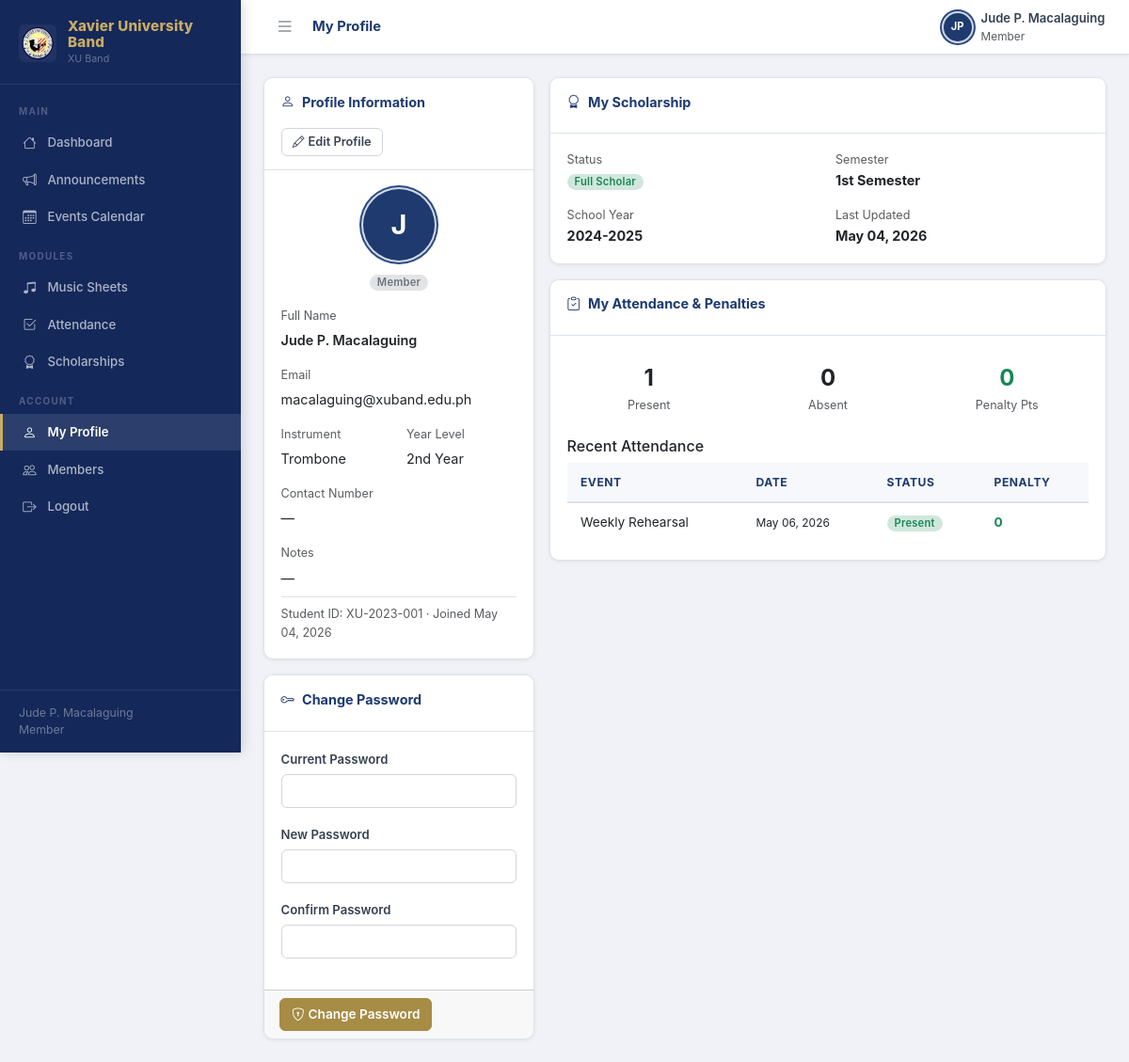
Screenshot of /profile.php (signed in) with the database file from the repository.
### tables this page shows
CREATE TABLE IF NOT EXISTS users (
    id INT AUTO_INCREMENT PRIMARY KEY,
    name VARCHAR(100) NOT NULL,
    email VARCHAR(150) NOT NULL UNIQUE,
    password_hash VARCHAR(255) NOT NULL,
    role ENUM('moderator','officer','member') NOT NULL DEFAULT 'member',
    instrument VARCHAR(100) DEFAULT NULL,
    year_level VARCHAR(20) DEFAULT NULL,
    student_id VARCHAR(50) DEFAULT NULL,
    contact_number VARCHAR(20) DEFAULT NULL,
    status ENUM('active','inactive') NOT NULL DEFAULT 'active',
    profile_notes TEXT DEFAULT NULL,
    avatar_path VARCHAR(255) DEFAULT NULL,
    scholarship_status ENUM('Not Scholar','Half Scholar','Full Scholar') NOT NULL DEFAULT 'Not Scholar',
    created_at DATETIME NOT NULL DEFAULT CURRENT_TIMESTAMP,
    updated_at DATETIME NOT NULL DEFAULT CURRENT_TIMESTAMP ON UPDATE CURRENT_TIMESTAMP
);

CREATE TABLE IF NOT EXISTS scholarships (
    id INT AUTO_INCREMENT PRIMARY KEY,
    term_id INT NOT NULL,
    user_id INT NOT NULL,
    status ENUM('Full Scholar','Half Scholar','Not Scholar') NOT NULL DEFAULT 'Not Scholar',
    updated_by INT DEFAULT NULL,
    updated_at DATETIME NOT NULL DEFAULT CURRENT_TIMESTAMP ON UPDATE CURRENT_TIMESTAMP,
    UNIQUE KEY unique_scholarship (term_id, user_id),
    FOREIGN KEY (term_id) REFERENCES scholarship_terms(id) ON DELETE CASCADE,
    FOREIGN KEY (user_id) REFERENCES users(id) ON DELETE CASCADE,
    FOREIGN KEY (updated_by) REFERENCES users(id) ON DELETE SET NULL
);

CREATE TABLE IF NOT EXISTS scholarship_terms (
    id INT AUTO_INCREMENT PRIMARY KEY,
    school_year_id INT NOT NULL,
    term ENUM('1st Semester','2nd Semester','Intersession') NOT NULL,
    UNIQUE KEY unique_term (school_year_id, term),
    FOREIGN KEY (school_year_id) REFERENCES school_years(id) ON DELETE CASCADE
);

CREATE TABLE IF NOT EXISTS school_years (
    id INT AUTO_INCREMENT PRIMARY KEY,
    label VARCHAR(50) NOT NULL UNIQUE,
    created_by INT NOT NULL,
    created_at DATETIME NOT NULL DEFAULT CURRENT_TIMESTAMP,
    FOREIGN KEY (created_by) REFERENCES users(id) ON DELETE CASCADE
);

CREATE TABLE IF NOT EXISTS penalty_summary (
    id INT AUTO_INCREMENT PRIMARY KEY,
    user_id INT NOT NULL UNIQUE,
    total_points INT NOT NULL DEFAULT 0,
    last_computed DATETIME NOT NULL DEFAULT CURRENT_TIMESTAMP,
    FOREIGN KEY (user_id) REFERENCES users(id) ON DELETE CASCADE
);

CREATE TABLE IF NOT EXISTS attendance (
    id INT AUTO_INCREMENT PRIMARY KEY,
    user_id INT NOT NULL,
    event_id INT NOT NULL,
    status ENUM('present','absent','late') NOT NULL DEFAULT 'absent',
    penalty_points INT NOT NULL DEFAULT 0,
    remarks VARCHAR(255) DEFAULT NULL,
    recorded_by INT DEFAULT NULL,
    created_at DATETIME NOT NULL DEFAULT CURRENT_TIMESTAMP,
    UNIQUE KEY unique_attendance (user_id, event_id),
    FOREIGN KEY (user_id) REFERENCES users(id) ON DELETE CASCADE,
    FOREIGN KEY (event_id) REFERENCES events(id) ON DELETE CASCADE,
    FOREIGN KEY (recorded_by) REFERENCES users(id) ON DELETE SET NULL
);

CREATE TABLE IF NOT EXISTS events (
    id INT AUTO_INCREMENT PRIMARY KEY,
    title VARCHAR(200) NOT NULL,
    type ENUM('rehearsal','performance','meeting','competition','other') NOT NULL DEFAULT 'rehearsal',
    event_date DATE NOT NULL,
    event_time TIME DEFAULT NULL,
    location VARCHAR(200) DEFAULT NULL,
    description TEXT DEFAULT NULL,
    created_by INT NOT NULL,
    created_at DATETIME NOT NULL DEFAULT CURRENT_TIMESTAMP,
    FOREIGN KEY (created_by) REFERENCES users(id) ON DELETE CASCADE
);

### public/profile.php (the view, shortened to what the rows shown need)
<?php
require_once __DIR__ . '/../includes/auth.php';
require_once __DIR__ . '/../includes/db.php';
require_once __DIR__ . '/../includes/helpers.php';
require_once __DIR__ . '/../includes/layout.php';
$user = currentUser();
$profile       = dbQueryOne('SELECT * FROM users WHERE id = ?', [$user['id']]);
$myScholarship = dbQueryOne(
    'SELECT s.*, st.term, sy.label AS year_label
     FROM scholarships s
     JOIN scholarship_terms st ON st.id = s.term_id
     JOIN school_years sy ON sy.id = st.school_year_id
     WHERE s.user_id = ? ORDER BY s.id DESC LIMIT 1',
    [$user['id']]
);
$myAttendance  = dbQuery('SELECT a.*, e.title AS event_title, e.event_date, e.type FROM attendance a JOIN events e ON e.id = a.event_id WHERE a.user_id = ? ORDER BY e.event_date DESC LIMIT 10', [$user['id']]);
$myPenalty     = dbQueryOne('SELECT * FROM penalty_summary WHERE user_id = ?', [$user['id']]);
$showStats = in_array($user['role'], ['member', 'officer']);
layout_head('My Profile', 'profile');
?>
<div class="row g-3 align-items-start">
<div class="col-lg-4">
  <div class="card mb-3">
    <form method="POST" enctype="multipart/form-data" id="profileForm">
      <div class="card-body">
        <div class="text-center mb-3">
          <?php if (!empty($profile['avatar_path']) && file_exists(__DIR__ . $profile['avatar_path'])): ?>
          <img src="<?= h($profile['avatar_path']) ?>" alt="Avatar"
               id="avatarPreview"
               style="width:80px;height:80px;border-radius:50%;object-fit:cover;border:3px solid var(--xu-navy);margin-bottom:.5rem">
          <?php else: ?>
          <div class="user-avatar mx-auto mb-2" id="avatarInitials"
               style="width:80px;height:80px;font-size:1.8rem">
            <?= strtoupper(substr($profile['name'],0,1)) ?>
          </div>
          <?php endif; ?>
          <?= roleBadge($profile['role']) ?>
        </div>
        <div id="profileReadOnly">
          <div class="mb-3">
            <div class="text-muted small mb-1">Full Name</div>
            <div class="fw-semibold"><?= h($profile['name']) ?></div>
          </div>
          <div class="mb-3">
            <div class="text-muted small mb-1">Email</div>
            <div><?= h($profile['email']) ?></div>
          </div>
          <div class="row g-3 mb-3">
            <div class="col-6">
              <div class="text-muted small mb-1">Instrument</div>
              <div><?= h($profile['instrument'] ?? '—') ?></div>
            </div>
            <?php if ($user['role'] !== 'moderator'): ?>
            <div class="col-6">
              <div class="text-muted small mb-1">Year Level</div>
              <div><?= h($profile['year_level'] ?? '—') ?></div>
            </div>
            <?php endif; ?>
          </div>
          <div class="mb-3">
            <div class="text-muted small mb-1">Contact Number</div>
            <div><?= h($profile['contact_number'] ?? '—') ?></div>
          </div>
          <div class="mb-2">
            <div class="text-muted small mb-1">Notes</div>
            <div style="white-space:pre-line"><?= h($profile['profile_notes'] ?? '—') ?></div>
          </div>
          <div class="text-muted small mt-2 pt-2 border-top">
            Student ID: <?= h($profile['student_id'] ?: '—') ?> &middot; Joined <?= formatDate($profile['created_at']) ?>
          </div>
        </div>
      </div>
    </form>
  </div>
</div>
<div class="col-lg-8">
  <?php if ($showStats): ?>
  <?php if ($myScholarship && $user['role'] === 'member'): ?>
  <div class="card mb-3">
    <div class="card-header">
      <span class="card-title"><i class="bi bi-award me-2"></i>My Scholarship</span>
    </div>
    <div class="card-body">
      <div class="row g-3">
        <div class="col-6">
          <div class="text-muted small">Status</div>
          <?= scholarshipBadge($myScholarship['status']) ?>
        </div>
        <div class="col-6">
          <div class="text-muted small">Semester</div>
          <div class="fw-bold"><?= h($myScholarship['term'] ?? '—') ?></div>
        </div>
        <div class="col-6">
          <div class="text-muted small">School Year</div>
          <div class="fw-bold"><?= h($myScholarship['year_label'] ?? '—') ?></div>
        </div>
        <div class="col-6">
          <div class="text-muted small">Last Updated</div>
          <div class="fw-bold"><?= $myScholarship['updated_at'] ? formatDate($myScholarship['updated_at']) : '—' ?></div>
        </div>
      </div>
    </div>
  </div>
  <?php endif; ?>
  <div class="card mb-3">
    <div class="card-header">
      <span class="card-title"><i class="bi bi-clipboard-check me-2"></i>My Attendance &amp; Penalties</span>
    </div>
    <div class="card-body">
      <div class="row g-3 mb-3 text-center">
        <div class="col-4">
          <div class="p-2 rounded" style="background:var(--bg)">
            <div class="fw-bold" style="font-size:1.5rem;color:var(--green)">
              <?= dbQueryOne('SELECT COUNT(*) AS n FROM attendance WHERE user_id=? AND status="present"',[$user['id']])['n']??0 ?>
            </div>
            <div class="text-muted small">Present</div>
          </div>
        </div>
        <div class="col-4">
          <div class="p-2 rounded" style="background:var(--bg)">
            <div class="fw-bold" style="font-size:1.5rem;color:var(--red)">
              <?= dbQueryOne('SELECT COUNT(*) AS n FROM attendance WHERE user_id=? AND status="absent"',[$user['id']])['n']??0 ?>
            </div>
            <div class="text-muted small">Absent</div>
          </div>
        </div>
        <div class="col-4">
          <div class="p-2 rounded" style="background:var(--bg)">
            <div class="fw-bold <?= penaltyColor((float)($myPenalty['total_points']??0)) ?>" style="font-size:1.5rem">
              <?= $myPenalty['total_points'] ?? 0 ?>
            </div>
            <div class="text-muted small">Penalty Pts</div>
          </div>
        </div>
      </div>
      <h6 class="mb-2">Recent Attendance</h6>
      <?php if (!$myAttendance): ?>
      <p class="text-muted small">No records yet.</p>
      <?php else: ?>
      <div class="table-wrap">
        <table>
          <thead>
            <tr><th>Event</th><th>Date</th><th>Status</th><th>Penalty</th></tr>
          </thead>
          <tbody>
            <?php foreach ($myAttendance as $a): ?>
            <tr>
              <td><?= h($a['event_title']) ?></td>
              <td class="small"><?= formatDate($a['event_date']) ?></td>
              <td><?= statusBadge($a['att_status'] ?? $a['status']) ?></td>
              <td class="<?= penaltyColor((float)$a['penalty_points']) ?> fw-bold"><?= $a['penalty_points'] ?></td>
            </tr>
            <?php endforeach; ?>
          </tbody>
        </table>
      </div>
      <?php endif; ?>
    </div>
  </div>
  <?php endif; ?>
</div>
</div>
<?php layout_foot(); ?>

### includes/layout.php (shortened to what the rows shown need)
<?php
function layout_head(string $title = 'XUBand', string $pageKey = ''): void {
    $user = currentUser();
    $initials = strtoupper(implode('', array_map(fn($w) => $w[0], explode(' ', $user['name']))));
    $initials = substr($initials, 0, 2);
    $role = $user['role'];
    $currentPage = basename($_SERVER['PHP_SELF'], '.php');
    $isActive = fn(string $key) => ($key === $currentPage || $key === $pageKey) ? ' active' : '';
    $profile = \dbQueryOne('SELECT avatar_path FROM users WHERE id = ?', [$user['id']]);
    $avatarPath = $profile['avatar_path'] ?? '';
    $hasAvatar = !empty($avatarPath) && file_exists(__DIR__ . '/../public' . $avatarPath);
    ?>
<!DOCTYPE html>
<html lang="en">
<head>
  <link rel="stylesheet" href="/assets/css/bootstrap.min.css">
  <link rel="stylesheet" href="/assets/css/bootstrap-icons.min.css">
  <link rel="stylesheet" href="/assets/css/style.css">
</head>
<body>
<nav id="sidebar">
  <div class="sidebar-brand">
    <img src="/assets/img/xuband-logo.png" alt="XUBand Logo" class="sidebar-logo">
    <div class="sidebar-brand-text">
    </div>
  </div>
  <div class="sidebar-nav">
    <div class="sidebar-section">Main</div>
    <a href="/dashboard.php" class="sidebar-link<?= $isActive('dashboard') ?>">
    </a>
    <a href="/announcements.php" class="sidebar-link<?= $isActive('announcements') ?>">
    </a>
    <a href="/events.php" class="sidebar-link<?= $isActive('events') ?>">
    </a>
    <div class="sidebar-section">Modules</div>
    <a href="/music-sheets.php" class="sidebar-link<?= $isActive('music-sheets') ?>">
    </a>
    <a href="/attendance.php" class="sidebar-link<?= $isActive('attendance') ?>">
    </a>
    <a href="/scholarships.php" class="sidebar-link<?= $isActive('scholarships') ?>">
    </a>
    <div class="sidebar-section">Account</div>
    <a href="/profile.php" class="sidebar-link<?= $isActive('profile') ?>">
    </a>
    <?php if (in_array($role, ['member', 'officer'])): ?>
    <a href="/band-members.php" class="sidebar-link<?= $isActive('band-members') ?>">
    </a>
    <?php endif; ?>
    <a href="#" class="sidebar-link sidebar-link-logout" onclick="openModal('xumodalLogout'); return false;">
    </a>
  </div>
  <div class="sidebar-footer">
    <?= h($user['name']) ?><br>
    <?= h(ucfirst($role)) ?>
  </div>
</nav>
<div id="main-wrapper">
  <div id="topbar">
    <div class="d-flex align-items-center gap-2">
      <?php if ($hasAvatar): ?>
      <img src="<?= h($avatarPath) ?>" alt="Avatar"
           style="width:32px;height:32px;border-radius:50%;object-fit:cover;flex-shrink:0">
      <?php else: ?>
      <div class="user-avatar"><?= h($initials) ?></div>
      <?php endif; ?>
      <div class="d-none d-sm-block">
        <div class="fw-semibold" style="font-size:.82rem;color:#344054"><?= h($user['name']) ?></div>
        <div class="text-muted" style="font-size:.74rem"><?= h(ucfirst($role)) ?></div>
      </div>
    </div>
  </div>
  <div class="page-body">
<?php
}
function layout_foot(): void {
?>
  </div>
</div>
</body>
</html>
<?php
}
?>

### includes/helpers.php (shortened to what the rows shown need)
<?php
function h(mixed $val): string {
    return htmlspecialchars((string)$val, ENT_QUOTES | ENT_HTML5, 'UTF-8');
}
function formatDate(string $date, string $format = 'M d, Y'): string {
    return (new DateTime($date))->format($format);
}
function statusBadge(string $status): string {
    $map = [
        'active'    => 'bg-success-subtle text-success',
        'inactive'  => 'bg-secondary-subtle text-secondary',
        'present'   => 'bg-success-subtle text-success',
        'absent'    => 'bg-danger-subtle text-danger',
        'late'      => 'bg-warning-subtle text-warning',
        'excused'   => 'bg-info-subtle text-info',
    ];
    $cls = $map[$status] ?? 'bg-secondary-subtle text-secondary';
    return '<span class="badge rounded-pill ' . $cls . '">' . h(ucfirst($status)) . '</span>';
}
function roleBadge(string $role): string {
    $map = [
        'moderator' => 'bg-primary text-white',
        'officer'   => 'text-bg-warning',
        'member'    => 'bg-secondary-subtle text-secondary',
    ];
    $cls = $map[$role] ?? 'bg-secondary-subtle text-secondary';
    return '<span class="badge ' . $cls . '">' . h(ucfirst($role)) . '</span>';
}
function scholarshipBadge(string $status): string {
    $map = [
        'Full Scholar' => 'bg-success-subtle text-success',
        'Half Scholar' => 'bg-warning-subtle text-warning',
        'Not Scholar'  => 'bg-secondary-subtle text-secondary',
    ];
    $cls = $map[$status] ?? 'bg-secondary-subtle text-secondary';
    return '<span class="badge rounded-pill ' . $cls . '">' . h($status) . '</span>';
}
function penaltyClass(int $points): string {
    if ($points === 0)   return 'text-success';
    return 'text-danger';
}
function penaltyColor(float $points): string {
    return penaltyClass((int)$points);
}

### rows the page displays
users: name "Jude P. Macalaguing", role "Member", name "JP", name "J", email "macalaguing@xuband.edu.ph", instrument "Trombone", year_level "2nd Year", contact_number "—", profile_notes "—", student "XU-2023-001", created_at "May 04, 2026"
scholarships: status "Full Scholar", term.term "1st Semester", school_years.label "2024-2025", updated_at "May 04, 2026"
penalty_summary: total_points "0"
attendance: event.title "Weekly Rehearsal", event.event_date "May 06, 2026", status "Present", penalty_points "0"

### other values shown
$title "My Profile"
